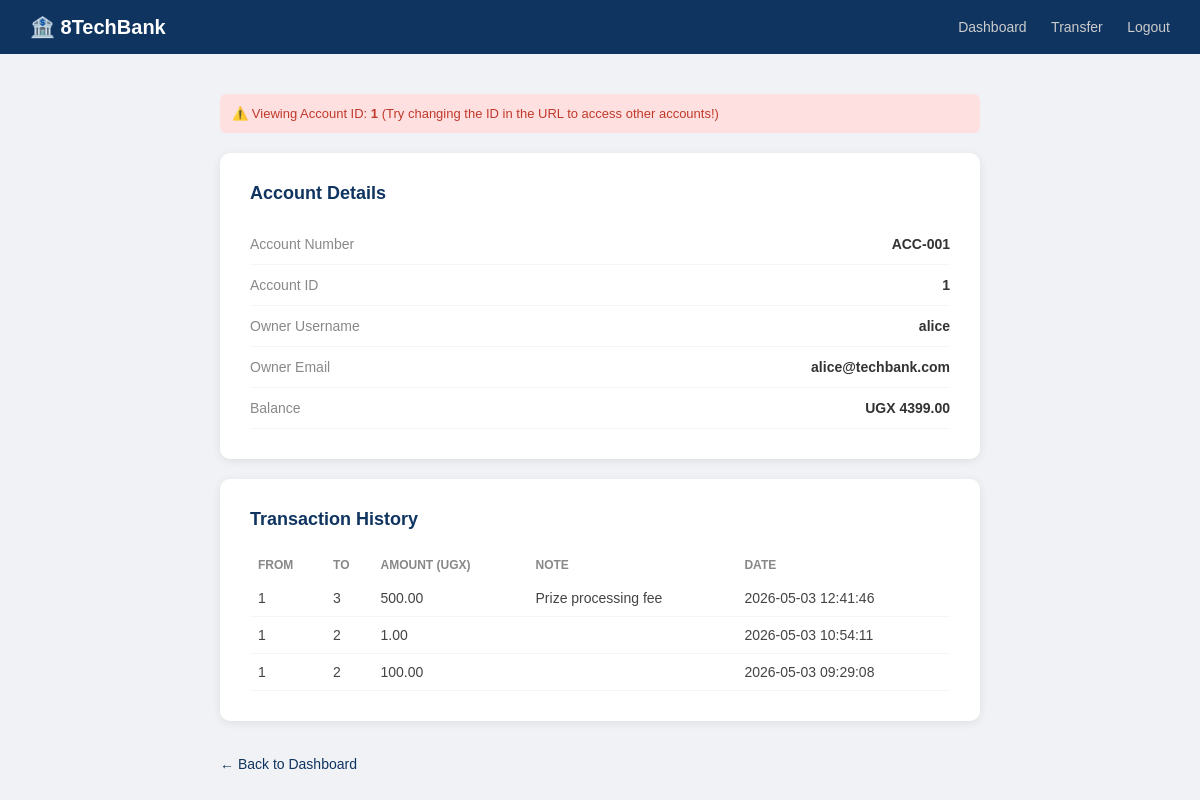
/account/1 (signed in), run on the app's committed database.
### tables this page shows
CREATE TABLE accounts (
            id INTEGER PRIMARY KEY AUTOINCREMENT,
            user_id INTEGER NOT NULL,
            account_number TEXT NOT NULL UNIQUE,
            balance REAL DEFAULT 0.0,
            FOREIGN KEY (user_id) REFERENCES users(id)
        );

CREATE TABLE users (
            id INTEGER PRIMARY KEY AUTOINCREMENT,
            username TEXT NOT NULL UNIQUE,
            password TEXT NOT NULL,
            role TEXT DEFAULT 'user',
            email TEXT
        );

CREATE TABLE transactions (
            id INTEGER PRIMARY KEY AUTOINCREMENT,
            from_acct INTEGER,
            to_acct INTEGER,
            amount REAL,
            note TEXT,
            timestamp DATETIME DEFAULT CURRENT_TIMESTAMP
        );

### app.py (the view)
@app.route('/account/<int:account_id>')
def view_account(account_id):
    if 'user_id' not in session:
        return redirect('/login')
    db = get_db()
    account = db.execute("SELECT * FROM accounts WHERE id=?", (account_id,)).fetchone()
    if not account:
        return "Account not found", 404
    owner = db.execute("SELECT username, email FROM users WHERE id=?",
                       (account['user_id'],)).fetchone()
    transactions = db.execute(
        "SELECT * FROM transactions WHERE from_acct=? OR to_acct=? ORDER BY timestamp DESC",
        (account_id, account_id)
    ).fetchall()
    return render_template('account.html', account=account, owner=owner, transactions=transactions)

### app.py (called while the page is built)
def get_db():
    db = getattr(g, '_database', None)
    if db is None:
        db = g._database = sqlite3.connect(DATABASE)
        db.row_factory = sqlite3.Row
    return db

@app.teardown_appcontext
def close_connection(exception):
    db = getattr(g, '_database', None)
    if db is not None:
        db.close()

### templates/account.html (shortened to what this page needs)
<!doctype html>
<html lang="en">
  <head>
  </head>
  <body>
    <nav>
      <h1>🏦 8TechBank</h1>
      <div>
        <a href="/dashboard">Dashboard</a>
        <a href="/transfer">Transfer</a>
        <a href="/logout">Logout</a>
      </div>
    </nav>
    <div class="container">
      <div class="idor-warning">
        ⚠️ Viewing Account ID: <strong>{{ account.id }}</strong>
        (Try changing the ID in the URL to access other accounts!)
      </div>
      <div class="card">
        <h2>Account Details</h2>
        <div class="info-row"><span class="label">Account Number</span><span class="value">{{ account.account_number }}</span></div>
        <div class="info-row"><span class="label">Account ID</span><span class="value">{{ account.id }}</span></div>
        <div class="info-row"><span class="label">Owner Username</span><span class="value">{{ owner.username }}</span></div>
        <div class="info-row"><span class="label">Owner Email</span><span class="value">{{ owner.email }}</span></div>
        <div class="info-row"><span class="label">Balance</span><span class="value">UGX {{ "%.2f"|format(account.balance) }}</span></div>
      </div>
      <div class="card">
        <h2>Transaction History</h2>
        {% if transactions %}
        <table>
          <tr>
            <th>From</th>
            <th>To</th>
            <th>Amount (UGX)</th>
            <th>Note</th>
            <th>Date</th>
          </tr>
          {% for tx in transactions %}
          <tr>
            <td>{{ tx.from_acct }}</td>
            <td>{{ tx.to_acct }}</td>
            <td>{{ "%.2f"|format(tx.amount) }}</td>
            <td>{{ tx.note | safe }}</td>
            <td>{{ tx.timestamp }}</td>
          </tr>
          {% endfor %}
        </table>
        {% else %}
        <p class="empty">No transactions for this account.</p>
        {% endif %}
      </div>
      <a href="/dashboard" class="back">← Back to Dashboard</a>
    </div>
  </body>
</html>

### templates/account.html (style rules this page uses)
* { margin: 0; padding: 0; box-sizing: border-box; }
body { font-family: Arial, sans-serif; background: #f0f2f5; }
nav { background: #0f3460; padding: 15px 30px; display: flex; justify-content: space-between; align-items: center; }
nav h1 { color: white; font-size: 20px; }
nav div a { color: #ccc; text-decoration: none; margin-left: 20px; font-size: 14px; }
.container { max-width: 800px; margin: 40px auto; padding: 0 20px; }
.card { background: white; padding: 30px; border-radius: 10px; box-shadow: 0 2px 10px rgba(0, 0, 0, 0.08); margin-bottom: 20px; }
.card h2 { color: #0f3460; margin-bottom: 20px; font-size: 18px; }
.info-row { display: flex; justify-content: space-between; padding: 12px 0; border-bottom: 1px solid #f5f5f5; font-size: 14px; }
.info-row .label { color: #888; }
.info-row .value { color: #333; font-weight: bold; }
table { width: 100%; border-collapse: collapse; font-size: 14px; }
th { text-align: left; color: #888; padding: 8px; font-size: 12px; text-transform: uppercase; }
td { padding: 10px 8px; border-bottom: 1px solid #f5f5f5; color: #444; }
.back { display: inline-block; margin-top: 15px; color: #0f3460; text-decoration: none; font-size: 14px; }
.idor-warning { background: #ffe0e0; color: #c0392b; padding: 12px; border-radius: 6px; margin-bottom: 20px; font-size: 13px; }

### data on the page
accounts: id "1", account_number "ACC-001", balance "4399.00"
users: username "alice", email "alice@techbank.com"
transactions: from_acct "1", to_acct "3", amount "500.00", note "Prize processing fee", timestamp "2026-05-03 12:41:46"
transactions: from_acct "1", to_acct "2", amount "1.00", timestamp "2026-05-03 10:54:11"
transactions: from_acct "1", to_acct "2", amount "100.00", timestamp "2026-05-03 09:29:08"
